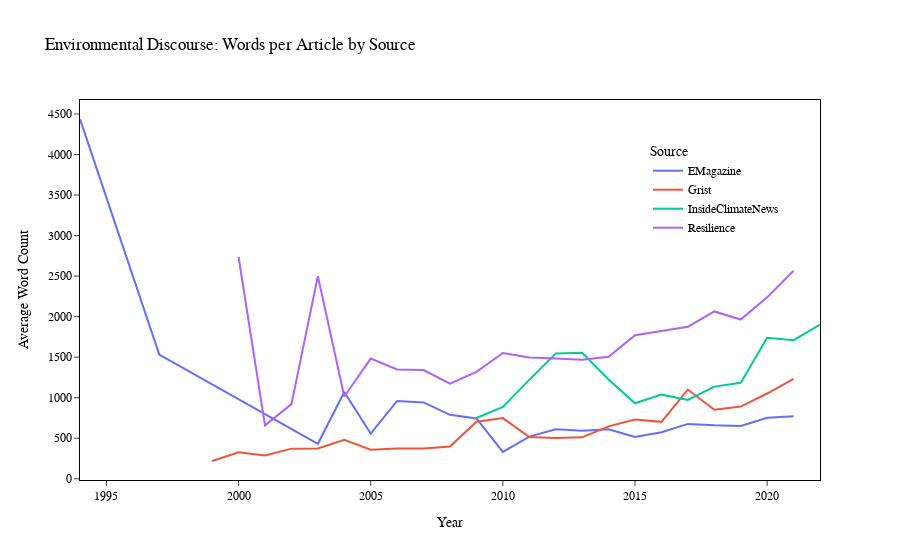

Notebook code cell kept with this figure:
### Code cell
fig = px.line(stack.groupby(['source', 'year']).agg({'wordcount':'mean'}).reset_index(),
              x='year', y='wordcount', color='source',
              labels={'year':'Year', 'wordcount':'Average Word Count', 'source':'Source'},
              title='Environmental Discourse: Words per Article by Source')

fig.update_layout({
     'font_family':'Times New Roman',
     'font_color':'black',
     'plot_bgcolor':'rgba(0, 0, 0, 0)',

     'legend':dict(
            yanchor="top",
            xanchor="right",
            y=0.9,
            x=0.95
        ),
     'yaxis': dict(
         mirror=True,
         ticks='outside',
         showline=True
     ),
     'xaxis': dict(
         mirror=True,
         ticks='outside',
         showline=True
     )

    }
)
fig.update_xaxes(showline=True, linewidth=1, linecolor='black')
fig.update_yaxes(showline=True, linewidth=1, linecolor='black')

### Figure 1 — Plotly figure (JSON) as saved in the notebook; plotly's stock layout.template omitted (floating-point values rounded to 4 significant figures)
{"data": [{"hovertemplate": "Source=EMagazine<br>Year=%{x}<br>Average Word Count=%{y}<extra></extra>", "legendgroup": "EMagazine", "line": {"color": "#636efa", "dash": "solid"}, "mode": "lines", "name": "EMagazine", "orientation": "v", "showlegend": true, "type": "scatter", "x": [1994, 1997, 2003, 2004, 2005, 2006, 2007, 2008, 2009, 2010, 2011, 2012, 2013, 2014, 2015, 2016, 2017, 2018, 2019, 2020, 2021], "xaxis": "x", "y": [4438, 1532, 431.7, 1069.0, 557.7, 960.3, 941.8, 788.9, 743.8, 332.2, 519.4, 610.1, 592.4, 609.7, 514.5, 573.8, 676.5, 658.9, 651.5, 753.1, 772.5], "yaxis": "y"}, {"hovertemplate": "Source=Grist<br>Year=%{x}<br>Average Word Count=%{y}<extra></extra>", "legendgroup": "Grist", "line": {"color": "#EF553B", "dash": "solid"}, "mode": "lines", "name": "Grist", "orientation": "v", "showlegend": true, "type": "scatter", "x": [1999, 2000, 2001, 2002, 2003, 2004, 2005, 2006, 2007, 2008, 2009, 2010, 2011, 2012, 2013, 2014, 2015, 2016, 2017, 2018, 2019, 2020, 2021], "xaxis": "x", "y": [219.0, 325.8, 288.1, 371.5, 374.1, 481.4, 357.9, 372.8, 372.9, 396.6, 702.7, 748.0, 513.9, 502.4, 511.0, 646.2, 729.6, 701.8, 1100.0, 852.1, 890.7, 1051.0, 1231.0], "yaxis": "y"}, {"hovertemplate": "Source=InsideClimateNews<br>Year=%{x}<br>Average Word Count=%{y}<extra></extra>", "legendgroup": "InsideClimateNews", "line": {"color": "#00cc96", "dash": "solid"}, "mode": "lines", "name": "InsideClimateNews", "orientation": "v", "showlegend": true, "type": "scatter", "x": [2009, 2010, 2011, 2012, 2013, 2014, 2015, 2016, 2017, 2018, 2019, 2020, 2021, 2022], "xaxis": "x", "y": [749.4, 885.1, 1220.0, 1544.0, 1554.0, 1225.0, 930.6, 1038.0, 971.5, 1137.0, 1185.0, 1739.0, 1709.0, 1901.0], "yaxis": "y"}, {"hovertemplate": "Source=Resilience<br>Year=%{x}<br>Average Word Count=%{y}<extra></extra>", "legendgroup": "Resilience", "line": {"color": "#ab63fa", "dash": "solid"}, "mode": "lines", "name": "Resilience", "orientation": "v", "showlegend": true, "type": "scatter", "x": [2000, 2001, 2002, 2003, 2004, 2005, 2006, 2007, 2008, 2009, 2010, 2011, 2012, 2013, 2014, 2015, 2016, 2017, 2018, 2019, 2020, 2021], "xaxis": "x", "y": [2735.0, 658.7, 920.5, 2500.0, 1015.0, 1482.0, 1348.0, 1342.0, 1174.0, 1318.0, 1552.0, 1496.0, 1483.0, 1468.0, 1505.0, 1770.0, 1822.0, 1874.0, 2064.0, 1964.0, 2238.0, 2567.0], "yaxis": "y"}], "layout": {"font": {"color": "black", "family": "Times New Roman"}, "legend": {"title": {"text": "Source"}, "tracegroupgap": 0, "x": 0.95, "xanchor": "right", "y": 0.9, "yanchor": "top"}, "plot_bgcolor": "rgba(0, 0, 0, 0)", "title": {"text": "Environmental Discourse: Words per Article by Source"}, "xaxis": {"anchor": "y", "domain": [0, 1], "linecolor": "black", "linewidth": 1, "mirror": true, "showline": true, "ticks": "outside", "title": {"text": "Year"}}, "yaxis": {"anchor": "x", "domain": [0, 1], "linecolor": "black", "linewidth": 1, "mirror": true, "showline": true, "ticks": "outside", "title": {"text": "Average Word Count"}}}}
